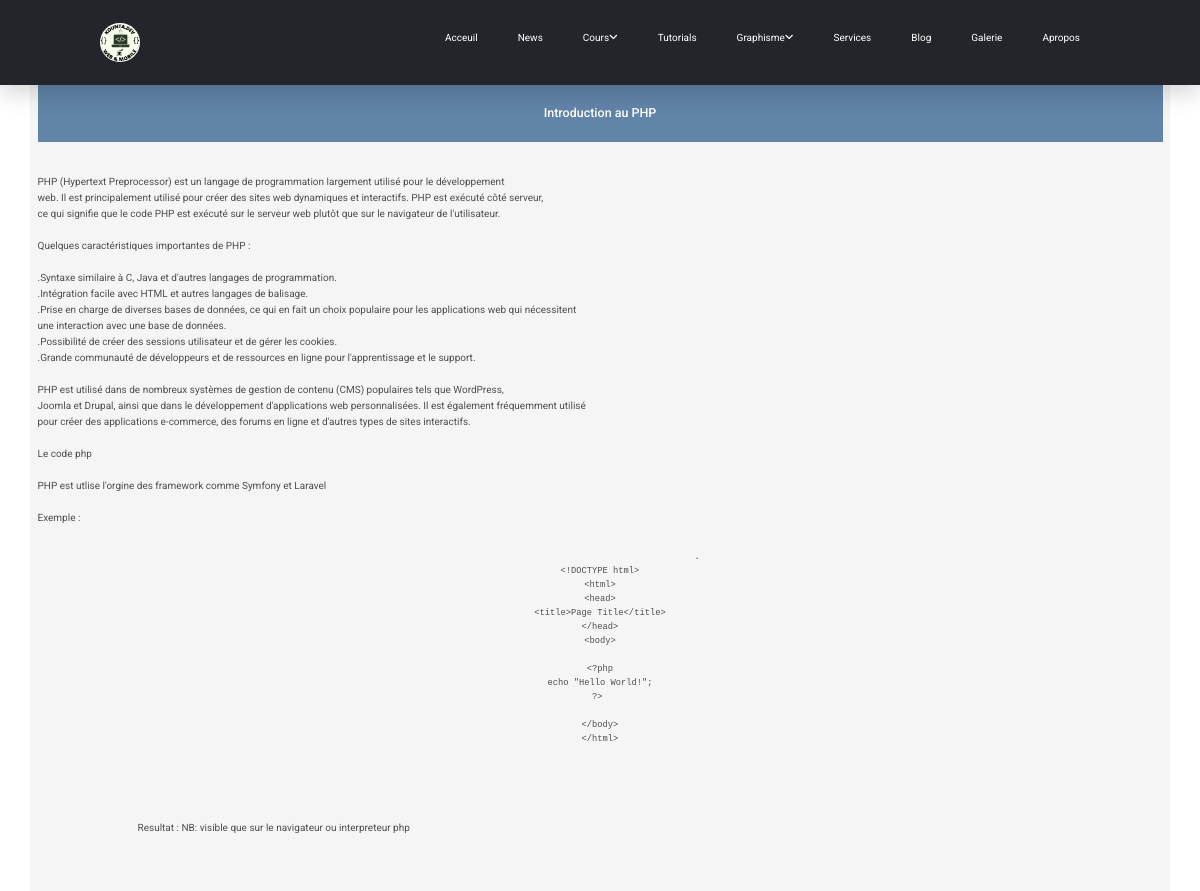
Page /phpdetail/Introduction au PHP (upper part) on the earlier database version.
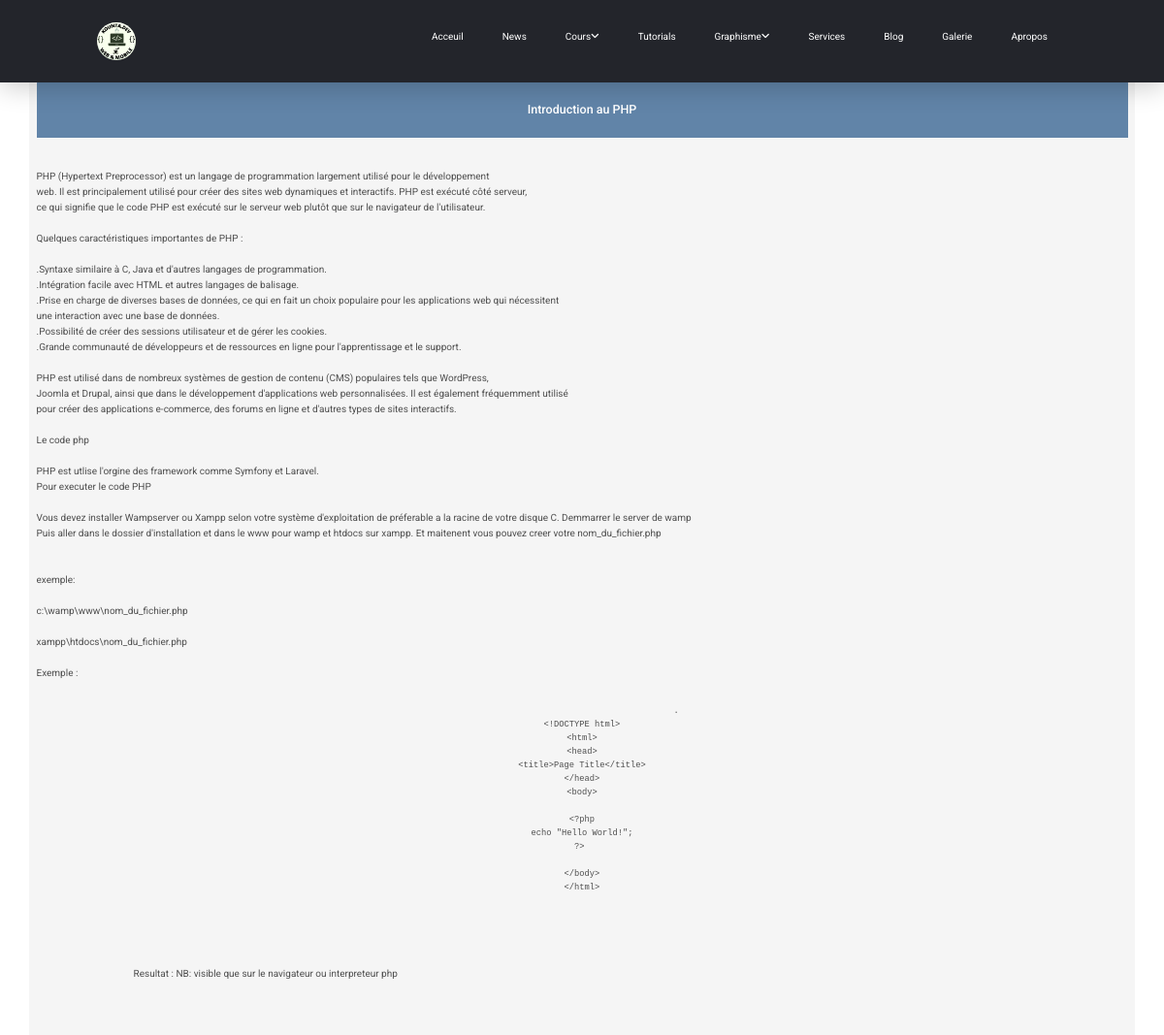
Same page on the later database version.
### blog/models.py (models this page shows, shortened)
class coursphp(models.Model):
    categorie = models.ForeignKey(
        Categoryphp, on_delete=models.SET_NULL, blank=True, null=True)
    title = models.CharField(max_length=500)
    description = models.TextField(max_length=50000)
    code = models.TextField(max_length=50000)
    resultat = models.TextField(max_length=50000)
    date_added = models.DateTimeField(auto_now_add=True)
    class Meta:
        ordering = ['date_added']

### blog/views.py (the view)
# urls.py: path('phpdetail/<str:title>', views.phpdetail, name="phpdetail"),
def phpdetail(request, title: str):
    try:
        postephp = coursphp.objects.get(title=title)
    except coursphp.DoesNotExist:
        raise ("le poste n'excite pas")
    return render(request, 'blog/php/php_detail.html', {'postephp': postephp})

### blog/templates/blog/php/php_detail.html (shortened to what this page needs)
{% extends 'base.html' %} {% load static %} {% block content %}
<section class="services section container" id="services">
       <br>
       <br>
       <h5 class="card-title "> {{postephp.title}}</h5>
               <article class="descrip">
                      {{postephp.description}}
               </article>
               <p class="fulls">
                     Exemple :
                     <center>
                            <pre  class="fulls">
                                   <code  class="language-PHP">
                                     {{postephp.code}}
                                   </code>
                            </pre>
                     </center>
              </p>
       <section>
               <article class="descrip">
              Resultat : NB: visible que sur le navigateur ou interpreteur php
              <center>
                      </article>
                     <pre>
        <code  class="language-PHP">
        </code>
       </pre>
       </section>
</section>
{% endblock content %}

Differences in the rows shown:
changed coursphp "Introduction au PHP": description "…framework comme Symfony et Laravel" → "…framework comme Symfony et Laravel. Pour executer le code PHP Vous devez installer Wampserver ou Xampp selon votre système d'exploitation de préferable a la racine de votre disque C. Demmarrer le server de wamp Puis aller dans le dossier d'installation et dans le www pour wamp et htdocs sur xampp. Et maitenent vous pouvez creer votre nom_du_fichier.php exemple: c:\\wamp\\www\\nom_du_fichier.php xampp\\htdocs\\nom_du_fichier.php"
